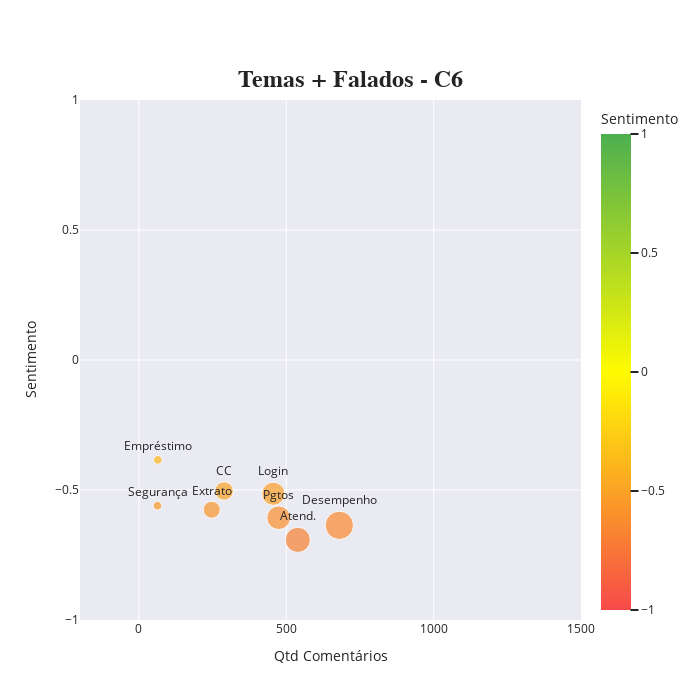

Here is the notebook cell this chart was saved with:
### Code cell
df_grafico = df_explodido[df_explodido["app"] == "C6"]

#Agrupamento por tema
df_tema = df_grafico.groupby('tema_manual').agg(
    volume=('tema_manual', 'count'),
    sentimento_medio=('sentimento_continuo', 'mean')
).reset_index()

# Normaliza o volume para tamanho dos pontos no gráfico
df_tema['tamanho'] = df_tema['volume'] * 20

fig = px.scatter(
    df_tema,
    x="volume",
    y="sentimento_medio",
    size="tamanho",
    color="sentimento_medio",
    text="tema_manual",
    color_continuous_scale= ["#F74A4A", '#FFFB00', '#4CAF50'],
    range_y=[-1, 1],
    range_x=[-200, 1500],
    title="<b>Temas + Falados - C6</b>"
)

# Ajustes visuais
fig.update_traces(textposition='top center')
fig.update_layout(
    width=700,
    height=700,
    xaxis_title="Qtd Comentários",
    yaxis_title="Sentimento",
    coloraxis_colorbar=dict(title="Sentimento"),
    coloraxis=dict(cmin=-1, cmax=1),
    template="seaborn",
    title={'font':{
            'size': 24,
            'family': 'Arial'},
        'x': 0.5,
        'xanchor': 'center',
        'y': 0.9,
    }
)

fig.show()

### Figure 1 — Plotly figure (JSON) as saved in the notebook; plotly's stock layout.template omitted (floating-point values rounded to 4 significant figures)
{"data": [{"hovertemplate": "volume=%{x}<br>sentimento_medio=%{marker.color}<br>tamanho=%{marker.size}<br>tema_manual=%{text}<extra></extra>", "legendgroup": "", "marker": {"color": [-0.6918, -0.5037, -0.6359, -0.3839, -0.576, -0.5146, -0.6068, -0.5603], "coloraxis": "coloraxis", "size": [10780, 5780, 13600, 1280, 4940, 9120, 9480, 1260], "sizemode": "area", "sizeref": 34, "symbol": "circle"}, "mode": "markers+text", "name": "", "orientation": "v", "showlegend": false, "text": ["Atend.", "CC", "Desempenho", "Empréstimo", "Extrato", "Login", "Pgtos", "Segurança"], "textposition": "top center", "type": "scatter", "x": [539, 289, 680, 64, 247, 456, 474, 63], "xaxis": "x", "y": [-0.6918, -0.5037, -0.6359, -0.3839, -0.576, -0.5146, -0.6068, -0.5603], "yaxis": "y"}], "layout": {"coloraxis": {"cmax": 1, "cmin": -1, "colorbar": {"title": {"text": "Sentimento"}}, "colorscale": [[0, "#F74A4A"], [0.5, "#FFFB00"], [1, "#4CAF50"]]}, "height": 700, "legend": {"itemsizing": "constant", "tracegroupgap": 0}, "title": {"font": {"family": "Arial", "size": 24}, "text": "<b>Temas + Falados - C6</b>", "x": 0.5, "xanchor": "center", "y": 0.9}, "width": 700, "xaxis": {"anchor": "y", "domain": [0, 1], "range": [-200, 1500], "title": {"text": "Qtd Comentários"}}, "yaxis": {"anchor": "x", "domain": [0, 1], "range": [-1, 1], "title": {"text": "Sentimento"}}}}
